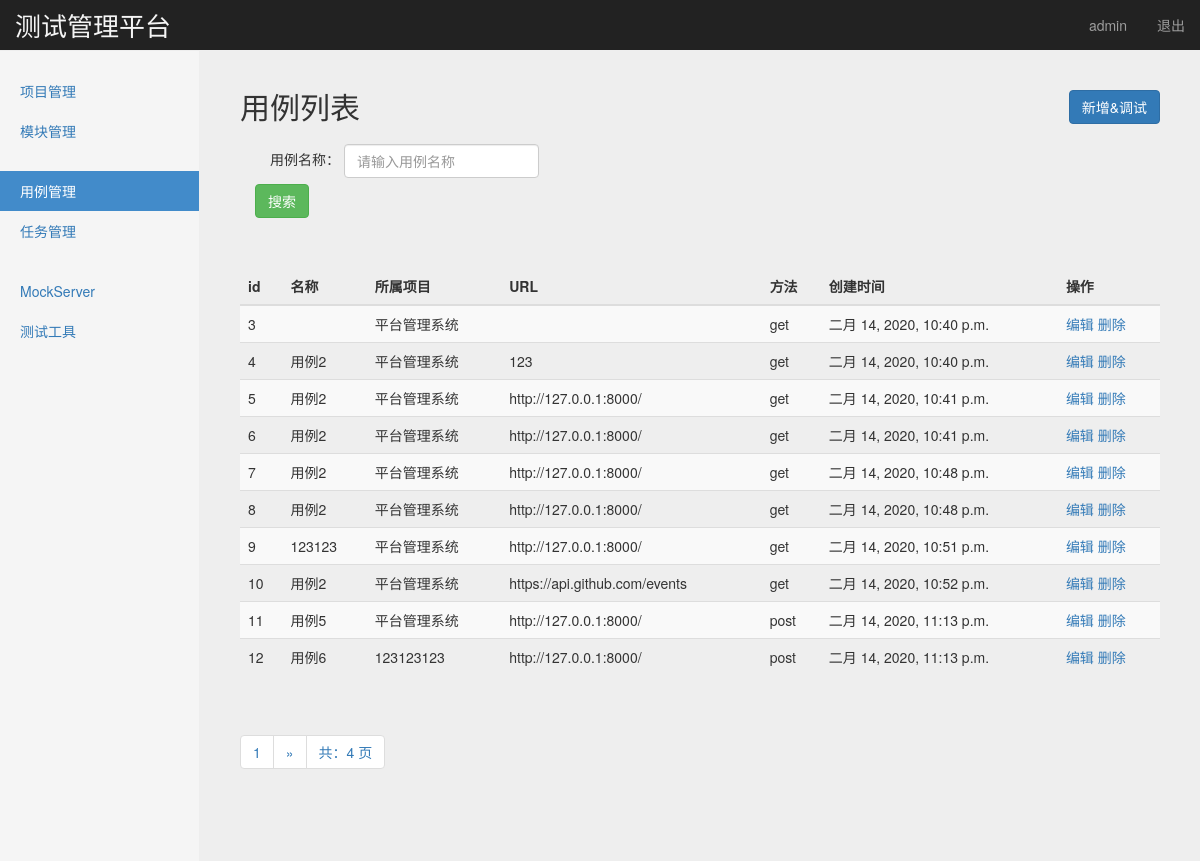
/interface/case_manage/ (signed in), run on an earlier commit of the app's database.
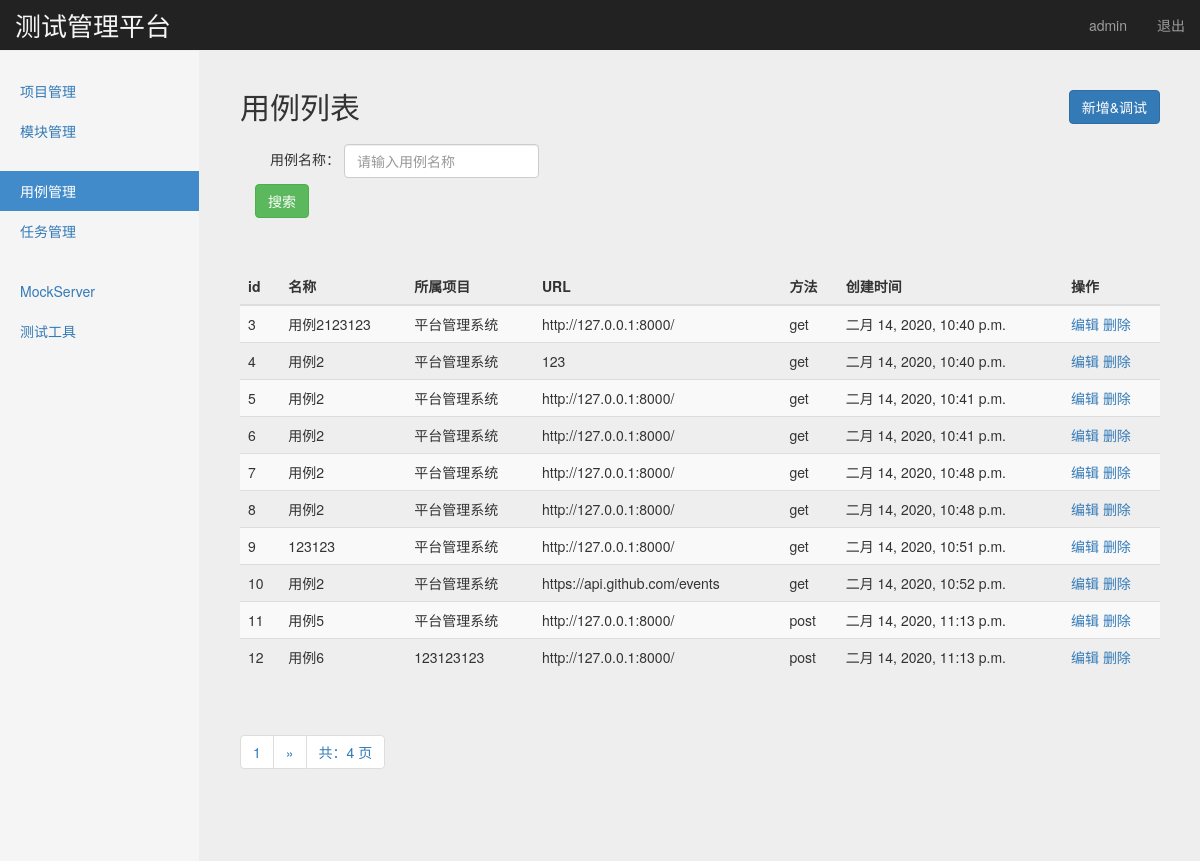
And on a later commit of the database.
### interface_app/models.py (models this page shows, shortened)
class TestCase(models.Model):
    module = models.ForeignKey(Module,related_query_name="项目",on_delete=models.CASCADE) #on_delete=models.CASCADE外健联级删除
    name = models.CharField("名称",max_length=100,blank=False,default='')
    url =models.TextField("url",default='')
    req_method = models.CharField("方法", max_length=10,default='')
    req_type = models.CharField("参数类型", max_length=10,default='')
    req_header = models.TextField("Header",default='')
    req_parameter = models.TextField("参数",default='')
    responses_assert = models.TextField("验证", default='')
    create_time = models.DateTimeField('创建时间',auto_now=True)

### project_app/models.py (models this page shows, shortened)
class Module(models.Model):
    project = models.ForeignKey(Project,related_query_name="项目",on_delete=models.CASCADE) #on_delete=models.CASCADE外健联级删除
    name = models.CharField("名称",max_length=100,blank=False,default='')
    describe = models.TextField("描述",default='')
    create_time = models.DateTimeField('创建时间',auto_now=True)

class Project(models.Model):
    name = models.CharField('名称',max_length=100,blank=False,default='',unique=True)
    describe = models.TextField('描述',default='')
    status = models.BooleanField('状态',default=True)
    create_time = models.DateTimeField('创建时间',auto_now=True)
    def __str__(self):
        return self.name

### interface_app/views/case_views.py (the view)
# urls.py: path('case_manage/', case_views.case_manage),
@login_required
def case_manage(request):
    if request.method == 'GET':
        testcases = TestCase.objects.get_queryset().order_by('id')
        paginator = Paginator(testcases,10)
        page = request.GET.get("page")
        try:
            contacts = paginator.page(page)
        except PageNotAnInteger:
            contacts = paginator.page(1)
        except EmptyPage:
            contacts = paginator.page(paginator.num_pages)
        return render(request,'case/case_manage.html',{'type':'list',"testcases":contacts})
    else:
        return HttpResponse("404")

### templates/case/case_manage.html (shortened to what this page needs)
{% extends "base.html" %}
{% block content %}
    <nav class="navbar navbar-inverse navbar-fixed-top">
      <div class="container-fluid">
        <div class="navbar-header">
          <a class="navbar-brand" style=" color:#f5f5f5; font-size:26px;" href="#">测试管理平台</a>
        </div>
        <div id="navbar" class="navbar-collapse collapse">
          <ul class="nav navbar-nav navbar-right">
            <li><a href="#">{{ user }}</a></li>
            <li><a href="/logout/">退出</a></li>
          </ul>
        </div>
      </div>
    </nav>
    <div class="container-fluid">
      <div class="row">
        <div class="col-sm-3 col-md-2 sidebar">
          <ul class="nav nav-sidebar">
            <li><a href="/manage/project_manage/">项目管理</a></li>
            <li><a href="/manage/module_manage/">模块管理</a></li>
          </ul>
          <ul class="nav nav-sidebar">
            <li class="active"><a href="/interface/case_manage/">用例管理</a></li>
            <li><a href="/interface/task_manage/">任务管理</a></li>
          </ul>
          <ul class="nav nav-sidebar">
            <li><a href="">MockServer</a></li>
            <li><a href="">测试工具</a></li>
          </ul>
        </div>
        {% if type == 'list' %}
        <div class="col-sm-9 col-sm-offset-3 col-md-10 col-md-offset-2 main">
          <h2 class="sub-header">用例列表
            <button type="button" class="btn btn-primary" style="float: right"
            onclick="window.location.href='/interface/add_case/'">新增&调试</button>
          </h2>
          <form class="navbar-form" method="get" action="/interface/search_case_name/">
            <div class="form-group col-sm-10">
                用例名称： <input name="case_name" type="text" placeholder="请输入用例名称" class="form-control">
            </div>
            <br/>
            <br/>
            <button type="submit" class="btn btn-success">搜索</button>
          </form>
          <div class="table-responsive" style="margin-top: 50px;">
            <table class="table table-striped">
              <thead>
                <tr>
                  <th>id</th>
                  <th>名称</th>
                  <th>所属项目</th>
                  <th>URL</th>
                  <th>方法</th>
                  <th>创建时间</th>
                  <th>操作</th>
                </tr>
              </thead>
              <tbody>
                {% for case in testcases %}
                <tr>
                  <td>{{ case.id }}</td>
                  <td>{{ case.name }}</td>
                  <td>{{ case.module.project }}</td>
                  <td>{{ case.url }}</td>
                  <td>{{ case.req_method }}</td>
                  <td>{{ case.create_time }}</td>
                  <td>
                    <a href="/interface/edit_case/{{ case.id }}">编辑</a>
                    <a href="/interface/delete_case/{{ case.id }}">删除</a>
                  </td>
                </tr>
                {% endfor %}
              </tbody>
            </table>
          </div>
          <div class="pagination">
              <span class="step-links">
                  <ul class="pagination">
                      <li><a href="#">{{ testcases.number }}</a></li>
                      {% if testcases.has_next %}
                          {% if case_name %}
                              <li><a href="?case_name={{ case_name }}&page={{ testcases.next_page_number }}">&raquo;</a></li>
                          {% else %}
                              <li><a href="?page={{ testcases.next_page_number }}">&raquo;</a></li>
                          {% endif %}
                      {% endif %}
                      <li><a href="#">共：{{ testcases.paginator.num_pages }} 页</a></li>
                  </ul>
              </span>
          </div>
        </div>
        {% endif %}
      </div>
    </div>
{% endblock %}

What changed in the data, as far as the page shows it:
changed TestCase id 3: name (not shown) → "用例2123123"; url (not shown) → "http://127.0.0.1:8000/"
